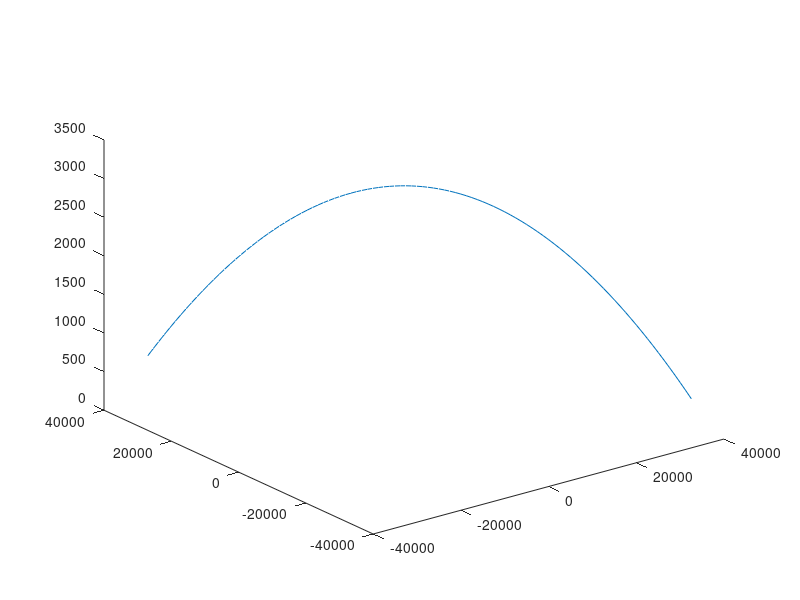

MATLAB code for this plot: (Note: this script raises an error after producing the figure.)
clear;
clc
close all;
%% Definição de constantes e coeficientes 

amostras=100;
t = linspace(-50000, 50000, amostras);


%elevaçao
randomz=0.005*(randn(1,amostras)-0.5);
%distancia
randomx=0.0005*(randn(1,amostras)-0.5);
%azimute
randomy=0.00009*(randn(1,amostras)-0.5);

random_other=randn(1,amostras);

%ponto de origem do inimigo
x0=abs(5000*random_other(3));
y0=abs(5000*random_other(4));
z0=abs(5000);

% a=-1*abs(random_other(1));
% b=900000000000*abs(random_other(2));

c1=25255.51;
c2=-9.89e-6;
c3=-9.89e-6;


azimute=pi*random_other(6);
theta=random('Uniform',0,pi/4);
%% Gerando trajetorias parabolicas com implementação de ruido de distribuiçao normal (1,0)

x=t.*cos(azimute)+x0;
y=t.*sin(azimute)+y0;


%z = a*(x.^2+y.^2)+b+z0;
z=c1/10+(c2*(x.^2+y.^2)+z0)/10;
%z=tan(theta)*(x+y)+c3*((sec(theta))^2)*(x.^2+y.^2)+z0;


distancia_medida=sqrt(z.^2+x.^2+y.^2);

azimute_medido=atan2(y, x);

phi_medido=atan2(sqrt(x.^2 + y.^2), z)

%subplot(2,1,1)
plot3(x, y, z)

out1 = [x; y; z];
writematrix(out1, 'LabVIEW\Main Folder\adpteste.csv');

grid on
xlabel('x')
ylabel('y')
zlabel('z')


%% Mandando para o labview o ideal



out = [distancia_medida; azimute_medido; phi_medido];
writematrix(out, 'LabVIEW\Main Folder\adppadrao.csv');


%% COlocando ruido

%distancia
for n=1:1:amostras
    distancia_medida1(n)=distancia_medida(n)+randomx(n);
 
end

%azimute 
for n=1:1:amostras
   azimute_medido1(n)=azimute_medido(n)+randomy(n);
 
end

%elevaçao
for n=1:1:amostras
    phi_medido1(n)=phi_medido(n)+randomz(n);
 
end

 zfinal=phi_medido1.*distancia_medida1;

%% Mandando para o labview com ruido

out1 = [distancia_medida1; azimute_medido1; phi_medido1];
writematrix(out1, 'LabVIEW\Main Folder\adp.csv');

%subplot(2,1,2)
%plot3(distancia_medida,azimute_medido1,phi_medido1);
